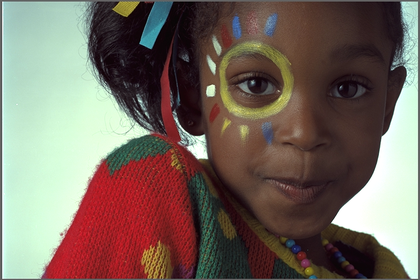
%> input picture exercises/vajihe7/4/girl.png, 420 x 280 px, shrunk from 768 x 512 before the run
$ octave e4.m   (GNU Octave 9; MATLAB toolbox functions it lacks are replaced by stand-ins)
%> lines starting %> are read from the running program, lines starting %| are printed output that depends on the picture
clc;
close all;
clear;

image = imread('girl.png');
%> image is the input picture: size 280x420x3 uint8; mean R, G, B 119.5, 105.9, 96
img_gry = rgb2gray(image);
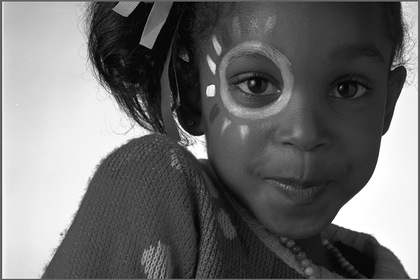
%> img_gry: size 280x420 uint8; min 0, max 255, mean 108.9
subplot(211);imshow(image);title('Image Asli');
[r c] = size(img_gry);
%> r = 280; c = 420
for i = 1 : r/2
    for j = 1 : c
        img_gry(i,j) = 255 - img_gry(i,j) ;
    end
end
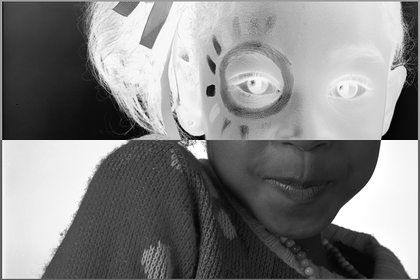
%> img_gry: size 280x420 uint8; min 0, max 255, mean 131.4

subplot(212);imshow(img_gry);title("Image Negative");
